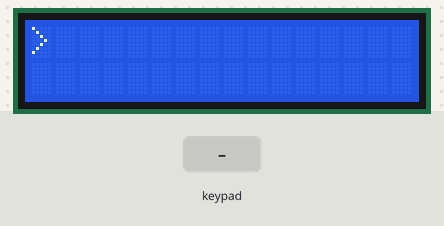
A sketch run on a simulated Arduino Uno, built with avr-gcc and run on an emulated ATmega328P. On the bench: 16×2 character LCD. Inputs (shaded band) come from the test bench.

Above: at 1.2 s.
1.3 s: keypad keys 7 + 5 = pressed 0.4 s apart
At 3.1 s:
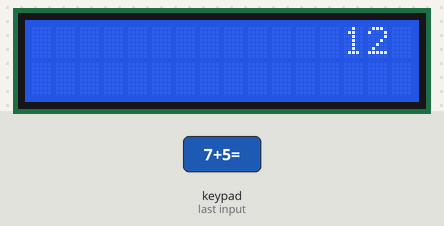
4.4 s: keypad keys 1 2 * pressed 0.4 s apart
At 6.5 s:
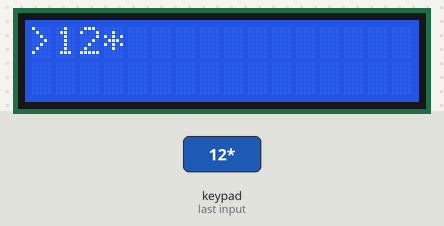
7.1 s: key '1' pressed
At 7.8 s:
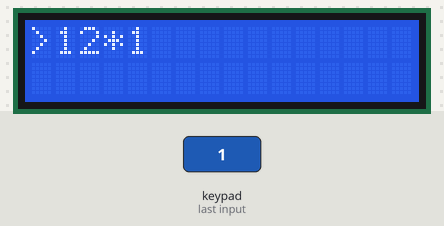
8.6 s: key '4' pressed
At 9.8 s:
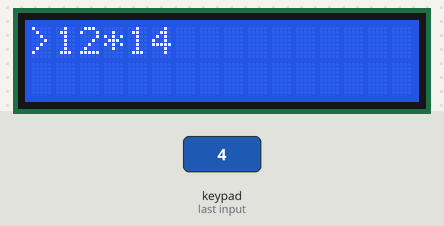
10.1 s: keypad keys 1 2 = pressed 0.4 s apart
At 12.2 s:
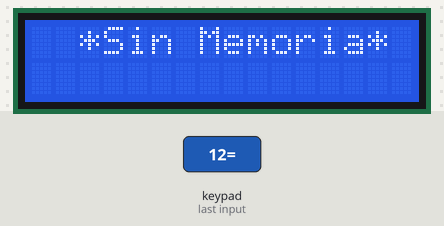
12.8 s: key 'X' pressed
At 13.3 s:
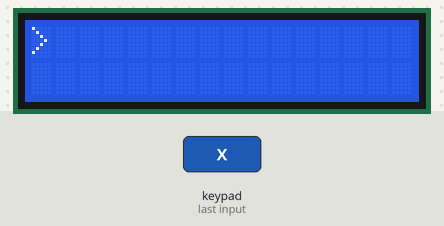
Timing chart, 0 to 15.3 s (numbered marks = the images above; inputs shaded):
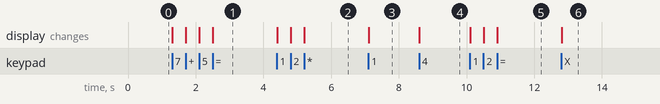

The sketch:

Repaso_II.ino
```cpp
/*
 *          Universidad Técnica del Norte
 *   Facultad de Ingenierías en Ciencias Aplicadas
 * Carrera de Electrónica y Redes de la Comunicación
 *
 * Nombre:Karla Guevara
 * Fecha: 29 de octubre 2018
 *
 * Embebidos
 */
#include <LiquidCrystal.h>
#include <Keypad.h>

LiquidCrystal lcd(13, 12, 11, 10, 9, 8);

char teclas [4] [4] = {{'1', '4', '7', 'X'},{'2', '5', '8', '0'},{'3', '6', '9', '='},{'+', '-', '*', '/'}}; // Asignacion de teclas
byte filas[4] = {3, 2, 1, 0}; //Definimos lineas
byte columnas[4] = {7 ,6 ,5 ,4}; //Definimos columnas
Keypad teclado = Keypad( makeKeymap(teclas),filas,columnas, 4, 4 );
boolean valorActual = false;
boolean siguiente = false;
boolean final = false;
String num1,num2,num3;
int total;
int movimiento;
char operacion;
float r1,r2,r3,r4;
float decimal;
int cont=0;

void setup(){
lcd.begin(16,2);
lcd.setCursor(0,0);
lcd.print(">");
}

void loop()
{
 char tecla = teclado.getKey();
 int tam;

 // Verifico que se presionó una teclada determinada.
 if (tecla != NO_KEY && (tecla=='1'||tecla=='2'||tecla=='3'||tecla=='4'||tecla=='5'||tecla=='6'||tecla=='7'||tecla=='8'||tecla=='9'||tecla=='0'))
 {
   // Inicialización de las variables
   if (cont == 1){
      lcd.clear();
      valorActual = false;
      final = false;
      num1= "";
      num2= "";
      total= 0;
      operacion = ' ';
      lcd.setCursor(0,0);
      lcd.print(">");
      cont=0;
                   }
   if (valorActual != true){
       num1= num1 + tecla;
       tam= num1.length();
       movimiento = tam;
       lcd.setCursor(1, 0);
       lcd.print(num1);
   } else {
       num2 = num2 + tecla;
       tam = num2.length();
       lcd.setCursor(movimiento+2, 0);
       lcd.print(num2);
       final = true;
                                 }
  } else if ((tecla == '+' || tecla == '-' || tecla == '*' || tecla == '/') && valorActual == false && tecla != NO_KEY)
{
 if (valorActual == false){
    valorActual = true;
    operacion = tecla;
    lcd.setCursor(movimiento+1,0);
    lcd.print(operacion);
                         }
 } else if (final == true && tecla != NO_KEY && tecla == '=')
 {

   switch (operacion) { //usamos casos pra las distintas operaciones
    case '+':
      total = num1.toInt() + num2.toInt();// suma
      break;
    case '-':
      total = num1.toInt() - num2.toInt();//resa
      break;
    case '*':
      total = num1.toInt() * num2.toInt();//multiplicacion
      break;
    case '/':// division
      if(num2.toInt()==0){
        total = 'E'; // Error al dividor por 0 (cero)//division
        }else
        {
        total = (num1.toInt()) / (num2.toInt());
        r1=num1.toInt();// Asignacion en r1 = calculo de los numeros decimales
        r2=num2.toInt();// Asignacion en r2 = calculo de los numeros decimales
        decimal= r1/r2;// Asignacion en decimal para la division entre r1/r2 = numero decimal
        }
      break;
    default:
      // opcion por defecto
    break;
  }
 num3=String(total);
 lcd.clear();
 lcd.setCursor(15,0);
 lcd.autoscroll();
 if(total=='E'){
   lcd.print(" Err.de Sintaxis");
   } else if(num3.length()>4){
   lcd.print("*Sin Memoria*");
   }else{
 if (operacion == '/') {lcd.print(decimal,2);}
    else {lcd.print(total);};
    cont=1;
                                                        }
lcd.noAutoscroll();
} else if (tecla == 'X' && tecla != NO_KEY){
  lcd.clear();
  valorActual = false;
  final = false;
  num1 = "";
  num2 = "";
  total = 0;
  operacion = ' ';
  lcd.setCursor(0,0);
  lcd.print(">");
 }
}
```

Measured:
- after the input at 1.3 s, the display: first changes at once (image 1 shows a later state)
- after the input at 4.4 s, the display: first changes at once (image 2 shows a later state)
- after the input at 7.1 s, the display: changes at once (image 3)
- after the input at 8.6 s, the display: changes at once (image 4)
- after the input at 10.1 s, the display: first changes at once (image 5 shows a later state)
- after the input at 12.8 s, the display: changes at once (image 6)
